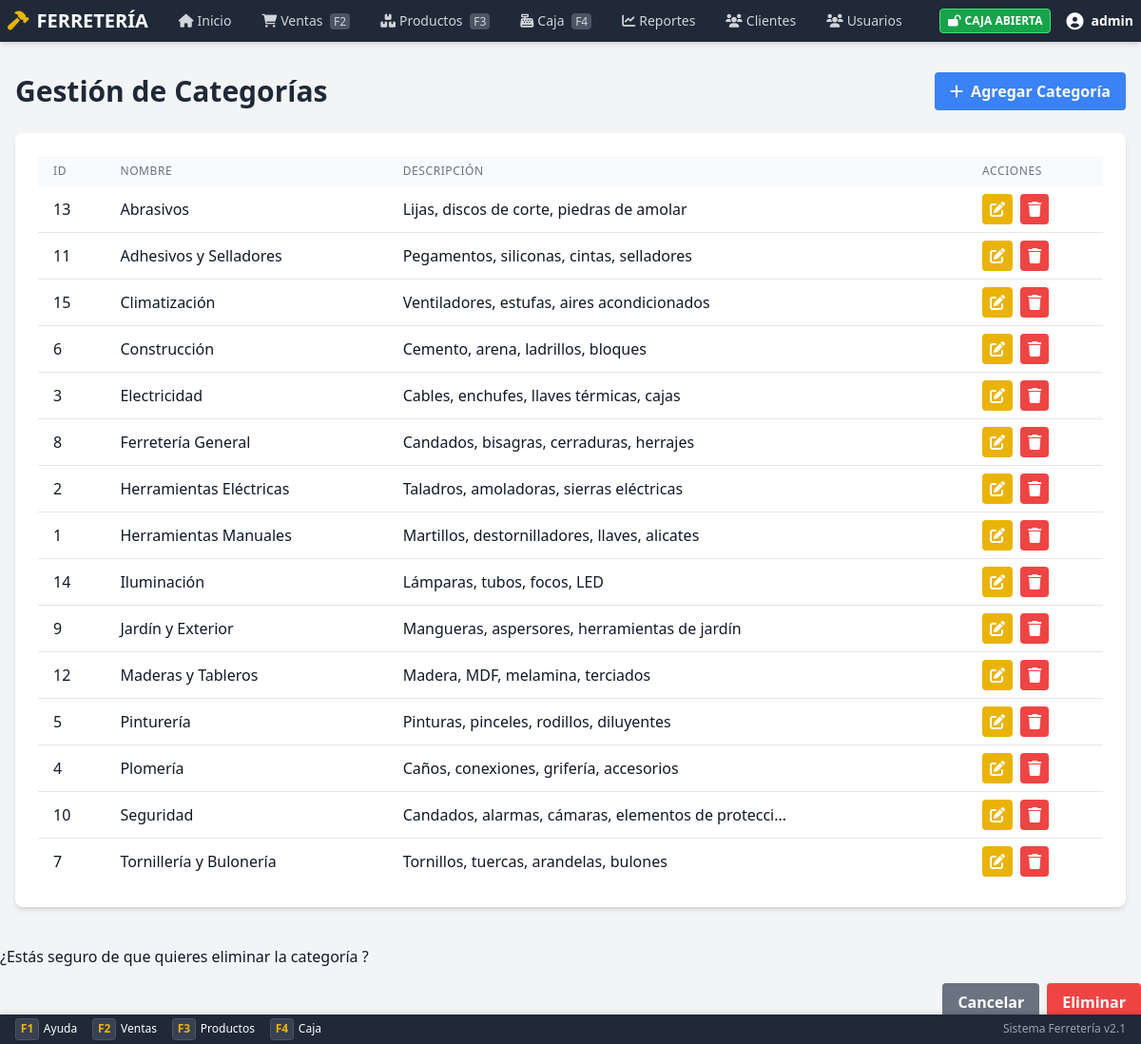
Page /public/categories_old.php (signed in) on the committed database.
### tables this page shows
CREATE TABLE `categorias` (
  `id` int(11) NOT NULL,
  `nombre` varchar(100) NOT NULL,
  `descripcion` text DEFAULT NULL,
  `icono` varchar(50) DEFAULT 'fa-box',
  `activo` tinyint(1) DEFAULT 1,
  `created_at` timestamp NOT NULL DEFAULT current_timestamp()
);

### public/categories_old.php (the view, shortened to what this page needs)
<?php
require_once __DIR__ . '/../app/bootstrap.php';
$stmt = $pdo->query("SELECT * FROM categorias ORDER BY nombre");
$categorias = $stmt->fetchAll();
?>
<!DOCTYPE html>
<html lang="es">
<head>
    <script src="https://cdn.tailwindcss.com"></script>
    <link href="https://cdnjs.cloudflare.com/ajax/libs/font-awesome/6.0.0/css/all.min.css" rel="stylesheet">
</head>
<body class="bg-gray-100">
    <?php include __DIR__ . '/../includes/nav.php'; ?>
    <div class="max-w-7xl mx-auto px-4 py-8">
        <div class="flex justify-between items-center mb-6">
            <h1 class="text-3xl font-bold text-gray-800">Gestión de Categorías</h1>
            <button class="bg-blue-500 hover:bg-blue-700 text-white font-bold py-2 px-4 rounded"
                onclick="toggleAddCategoryForm()">
                <i class="fas fa-plus mr-2"></i>Agregar Categoría
            </button>
        </div>
        <div class="bg-white p-6 rounded-lg shadow-md overflow-x-auto">
            <table class="min-w-full table-auto">
                <thead class="bg-gray-50">
                    <tr>
                        <th class="px-4 py-2 text-left text-xs font-medium text-gray-500 uppercase tracking-wider">ID
                        </th>
                        <th class="px-4 py-2 text-left text-xs font-medium text-gray-500 uppercase tracking-wider">
                            Nombre
                        </th>
                        <th class="px-4 py-2 text-left text-xs font-medium text-gray-500 uppercase tracking-wider">
                            Descripción</th>
                        <th class="px-4 py-2 text-left text-xs font-medium text-gray-500 uppercase tracking-wider">
                            Acciones
                        </th>
                    </tr>
                </thead>
                <tbody class="bg-white divide-y divide-gray-200">
                    <?php foreach ($categorias as $cat): ?>
                        <tr>
                            <td class="px-4 py-2 whitespace-nowrap"><?php echo htmlspecialchars($cat['id']); ?></td>
                            <td class="px-4 py-2 whitespace-nowrap"><?php echo htmlspecialchars($cat['nombre']); ?></td>
                            <td class="px-4 py-2">
                                <?php echo htmlspecialchars(substr($cat['descripcion'], 0, 50) . (strlen($cat['descripcion']) > 50 ? '...' : '')); ?>
                            </td>
                            <td class="px-4 py-2 whitespace-nowrap">
                                <button
                                    class="bg-yellow-500 hover:bg-yellow-700 text-white font-bold py-1 px-2 rounded mr-1"
                                    onclick="editCategory(<?php echo $cat['id']; ?>, '<?php echo addslashes($cat['nombre']); ?>', '<?php echo addslashes($cat['descripcion']); ?>')">
                                    <i class="fas fa-edit"></i>
                                </button>
                                <button class="bg-red-500 hover:bg-red-700 text-white font-bold py-1 px-2 rounded"
                                    onclick="deleteCategory(<?php echo $cat['id']; ?>, '<?php echo addslashes($cat['nombre']); ?>')">
                                    <i class="fas fa-trash"></i>
                                </button>
                            </td>
                        </tr>
                    <?php endforeach; ?>
                </tbody>
            </table>
        </div>
    </div>
    <form method="POST">
        <div class="mt-2 mb-4">
            <p>¿Estás seguro de que quieres eliminar la categoría <strong id="delete_name"></strong>?</p>
        </div>
        <div class="flex justify-end space-x-2">
            <button type="button" class="bg-gray-500 hover:bg-gray-700 text-white font-bold py-2 px-4 rounded"
                onclick="closeDeleteModal()">Cancelar</button>
            <button type="submit" name="delete_category"
                class="bg-red-500 hover:bg-red-700 text-white font-bold py-2 px-4 rounded">Eliminar</button>
        </div>
    </form>
</body>
</html>

### public/assets/css/styles.css (style rules this page uses)
:root { --primary-color: #4f46e5; --secondary-color: #1f2937; --accent-color: #eab308; --bg-color: #f3f4f6; --text-color: #111827; }
body { background-color: var(--bg-color); color: var(--text-color); font-family: ui-sans-serif, system-ui, -apple-system, BlinkMacSystemFont, "Segoe UI", Roboto, "Helvetica Neue", Arial, sans-serif; }

### rows in the picture
categorias: id "13", nombre "Abrasivos", descripcion "Lijas, discos de corte, piedras de amolar"
categorias: id "11", nombre "Adhesivos y Selladores", descripcion "Pegamentos, siliconas, cintas, selladores"
categorias: id "15", nombre "Climatización", descripcion "Ventiladores, estufas, aires acondicionados"
categorias: id "6", nombre "Construcción", descripcion "Cemento, arena, ladrillos, bloques"
categorias: id "3", nombre "Electricidad", descripcion "Cables, enchufes, llaves térmicas, cajas"
categorias: id "8", nombre "Ferretería General", descripcion "Candados, bisagras, cerraduras, herrajes"
categorias: id "2", nombre "Herramientas Eléctricas", descripcion "Taladros, amoladoras, sierras eléctricas"
categorias: id "1", nombre "Herramientas Manuales", descripcion "Martillos, destornilladores, llaves, alicates"
categorias: id "14", nombre "Iluminación", descripcion "Lámparas, tubos, focos, LED"
categorias: id "9", nombre "Jardín y Exterior", descripcion "Mangueras, aspersores, herramientas de jardín"
categorias: id "12", nombre "Maderas y Tableros", descripcion "Madera, MDF, melamina, terciados"
categorias: id "5", nombre "Pinturería", descripcion "Pinturas, pinceles, rodillos, diluyentes"
categorias: id "4", nombre "Plomería", descripcion "Caños, conexiones, grifería, accesorios"
categorias: id "10", nombre "Seguridad", descripcion "Candados, alarmas, cámaras, elementos de protecci..."
categorias: id "7", nombre "Tornillería y Bulonería", descripcion "Tornillos, tuercas, arandelas, bulones"

### other values in the picture
$_SESSION['username'] "admin"
